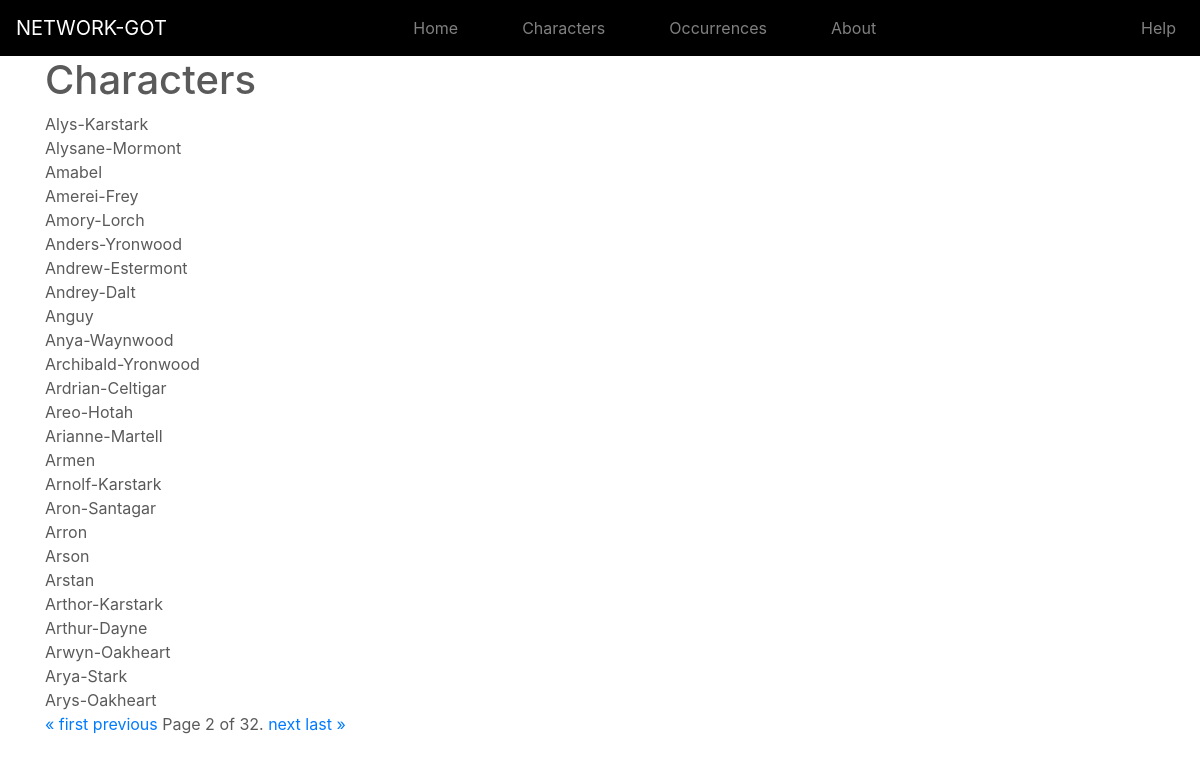
The page /characters/?page=2 on the database its author committed.
### app/models.py (models this page shows, shortened)
class Character(models.Model):
  name = models.CharField(max_length=100, unique=True)
  description = models.TextField(blank=True, default='')
  image = image = models.ImageField(upload_to='uploaded_images',blank=True)
  co_occurences = models.ManyToManyField("self",through='CoOccur',blank=True,symmetrical=False)

### app/views.py (the view)
# urls.py: path('characters/', views.all_characters, name='app-characters'),
def all_characters(request):
    character_list = Character.objects.all()
    paginator = Paginator(character_list, 25)
    page = request.GET.get('page')
    characters = paginator.get_page(page)
    return render(request, 'app/character_list.html', {'title': 'Characters', 'characters':characters})

### app/templates/app/character_list.html
{% extends "app/base.html" %}
{% block content %}
    <h1>Characters</h1>
    {% for character in characters %}
    {{ character.name }}<br>
    {% endfor %}
<div class="pagination">
    <span class="step-links">
        {% if characters.has_previous %}
            <a href="?page=1">&laquo; first</a>
            <a href="?page={{ characters.previous_page_number }}">previous</a>
        {% endif %}
        <span class="current">
            Page {{ characters.number }} of {{ characters.paginator.num_pages }}.
        </span>
        {% if characters.has_next %}
            <a href="?page={{ characters.next_page_number }}">next</a>
            <a href="?page={{ characters.paginator.num_pages }}">last &raquo;</a>
        {% endif %}
    </span>
</div>
{% endblock content %}

### app/static/app/main.css (style rules this page uses)
body { color:#5a5a5a; }

### rows shown on the page
Character: name "Alys-Karstark"
Character: name "Alysane-Mormont"
Character: name "Amabel"
Character: name "Amerei-Frey"
Character: name "Amory-Lorch"
Character: name "Anders-Yronwood"
Character: name "Andrew-Estermont"
Character: name "Andrey-Dalt"
Character: name "Anguy"
Character: name "Anya-Waynwood"
Character: name "Archibald-Yronwood"
Character: name "Ardrian-Celtigar"
Character: name "Areo-Hotah"
Character: name "Arianne-Martell"
Character: name "Armen"
Character: name "Arnolf-Karstark"
Character: name "Aron-Santagar"
Character: name "Arron"
Character: name "Arson"
Character: name "Arstan"
Character: name "Arthor-Karstark"
Character: name "Arthur-Dayne"
Character: name "Arwyn-Oakheart"
Character: name "Arya-Stark"
Character: name "Arys-Oakheart"

### other values the page prints
{{ characters.number }} "2"
{{ characters.paginator.num_pages }} "32"
